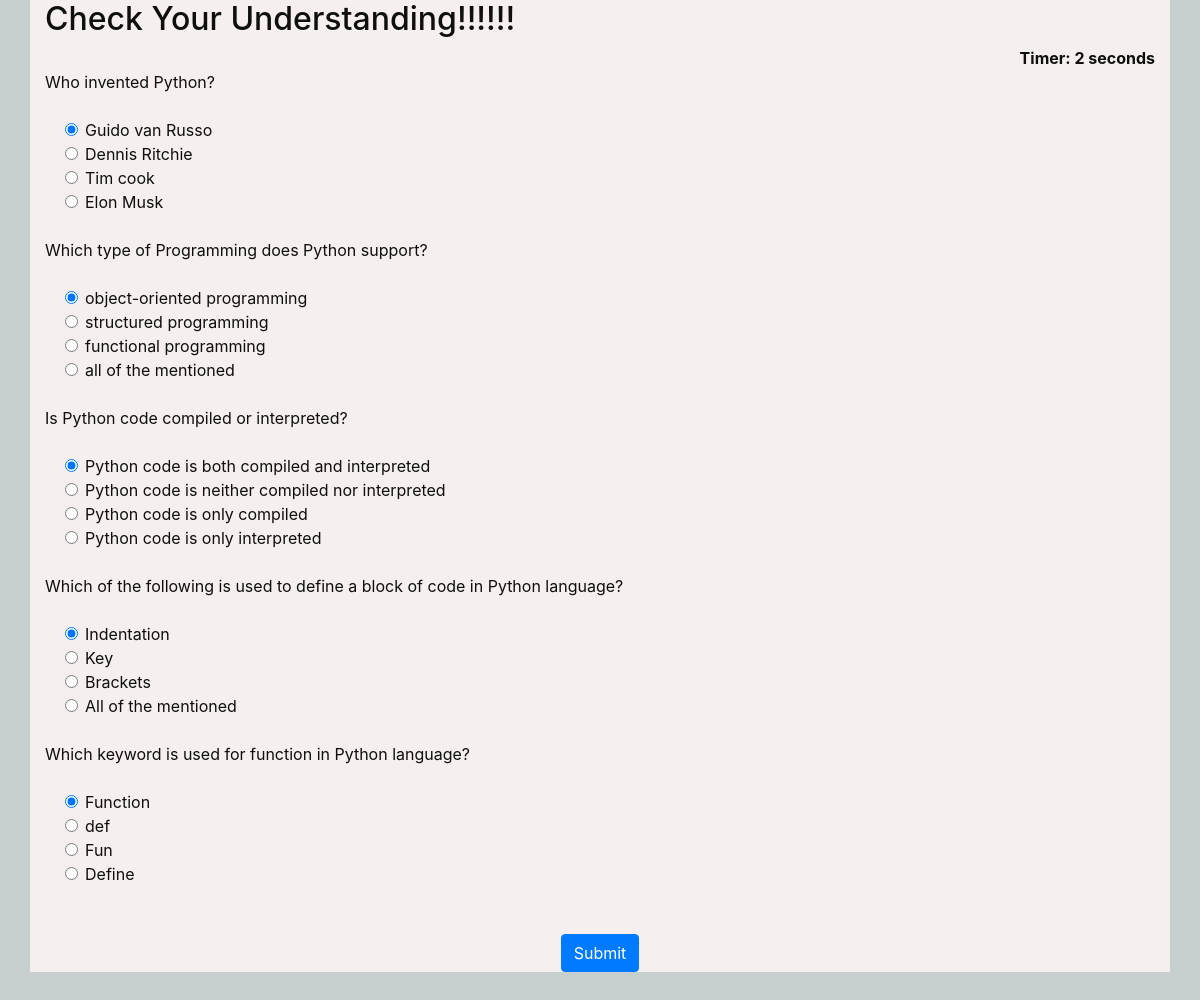
Screenshot of /python/quiz with the database file from the repository.
### app1/models.py (models this page shows, shortened)
class Pyy(models.Model):
    question = models.CharField(max_length=200,null=True)
    op1 = models.CharField(max_length=200,null=True)
    op2 = models.CharField(max_length=200,null=True)
    op3 = models.CharField(max_length=200,null=True)
    op4 = models.CharField(max_length=200,null=True)
    ans = models.CharField(max_length=200,null=True)

### app1/views.py (the view)
# urls.py: path('python/quiz',views.pquiz,name='pquiz'),
def pquiz(request):
    if request.method == 'POST':
        name=User.objects.all().get(id=request.user.id)
        questions=Pyy.objects.all()
        score=0
        wrong=0
        correct=0
        total=0
        for q in questions:
            total+=1
            print()
            if q.ans ==  (request.POST.get(q.question)):
                score+=10
                correct+=1
            else:
                wrong+=1
        percent = score/(total*10) *100
        r=Py_res(name=name,marks=score)
        r.save()
        name=str(name)
        context = {
            'name':name.capitalize(),
            'score':score,
            'time': request.POST.get('timer'),
            'correct':correct,
            'wrong':wrong,
            'percent':percent,
            'total':total
        }
        return render(request,'result.html',context)
    else:
        questions=Pyy.objects.all()
        context = {
            'questions':questions
        }
        return render(request,'dbquiz.html',context)

### templates/dbquiz.html (shortened to what this page needs)
{% extends 'dependencies.html' %}
{% block content %}
{% load static %}
<div class="container " style="background-color:rgb(245, 239, 239);color:rgb(15, 15, 14)">
<h2>Check Your Understanding!!!!!!</h2>
<div align="right " id="displaytimer"><b>Timer: 0 seconds</b></div>
 <form method='POST' action='quiz'>
    {% for q  in questions%}
    <div class="form-group">
      <label for="question">{{q.question}}</label>
    </div>
    <div class="form-check">
        <div class="form-check">
            <input class="form-check-input" type="radio" name= "{{q.question}}" id="gridRadios1" value="{{q.op1}}" checked>
            <label class="form-check-label" for="gridRadios1">
                {{q.op1}}
            </label>
        </div>
        <div class="form-check">
            <input class="form-check-input" type="radio" name="{{q.question}}" id="gridRadios2" value="{{q.op2}}">
            <label class="form-check-label" for="gridRadios2">
                {{q.op2}}
            </label>
        </div>
        <div class="form-check">
            <input class="form-check-input" type="radio" name="{{q.question}}" id="gridRadios1" value="{{q.op3}}">
            <label class="form-check-label" for="gridRadios1">
                {{q.op3}}
            </label>
        </div>
        <div class="form-check">
            <input class="form-check-input" type="radio" name="{{q.question}}" id="gridRadios2" value="{{q.op4}}">
            <label class="form-check-label" for="gridRadios2">
                {{q.op4}}
            </label>
        </div>
        <br>
    </div>
    {% endfor %}
    <br>
    <div class="check" style="text-align: center;"><button type="submit" class="btn btn-primary">Submit</button></div>
  </form>
</div>
{% endblock %}

### templates/dependencies.html (shortened to what this page needs)
{% load static %}
<html>
    <head>
        <link rel="stylesheet" href="https://stackpath.bootstrapcdn.com/bootstrap/4.5.0/css/bootstrap.min.css">
    </head>
    <body style="background-color: rgb(199, 207, 207);">
        {% block content %}
        {% endblock %}
        <br>
    </body>
</html>

### rows the page displays
Pyy: question "Who invented Python?", op1 "Guido van Russo", op2 "Dennis Ritchie", op3 "Tim cook", op4 "Elon Musk"
Pyy: question "Which type of Programming does Python support?", op1 "object-oriented programming", op2 "structured programming", op3 "functional programming", op4 "all of the mentioned"
Pyy: question "Is Python code compiled or interpreted?", op1 "Python code is both compiled and interpreted", op2 "Python code is neither compiled nor interpreted", op3 "Python code is only compiled", op4 "Python code is only interpreted"
Pyy: question "Which of the following is used to define a block of code in Python language?", op1 "Indentation", op2 "Key", op3 "Brackets", op4 "All of the mentioned"
Pyy: question "Which keyword is used for function in Python language?", op1 "Function", op2 "def", op3 "Fun", op4 "Define"
